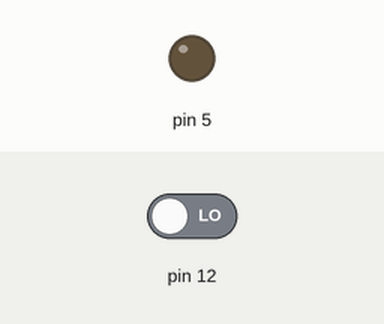
This sketch was run on a simulated Arduino Uno, built with avr-gcc and run on an emulated ATmega328P. Shown: output pins drawn as LEDs (lit = HIGH). The inputs (shaded band) are chosen by the test bench; at power-on: pin 12 LOW.

Above: at 1.2 s.
1.3 s: pin 12 driven HIGH
At 2.4 s:
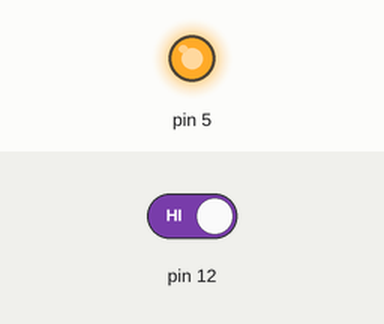
2.8 s: pin 12 driven LOW
At 3.5 s:
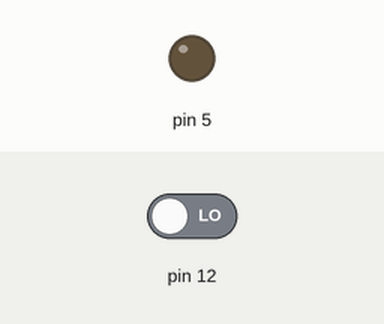
Timing chart, 0 to 5.8 s (numbered marks = the images above; inputs shaded):
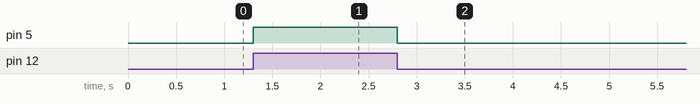

Measured:
- after the input at 1.3 s, pin 5: LOW → HIGH at once
- after the input at 2.8 s, pin 5: HIGH → LOW at once

The sketch:

HW_01-31_photoresistor.ino
```cpp
void setup() {
  // put your setup code here, to run once:
  pinMode(5,OUTPUT);
  pinMode(12,INPUT);
}

void loop() {
  // put your main code here, to run repeatedly:
  if(digitalRead(12)) digitalWrite(5,HIGH);
  else digitalWrite(5,LOW);
}
```
